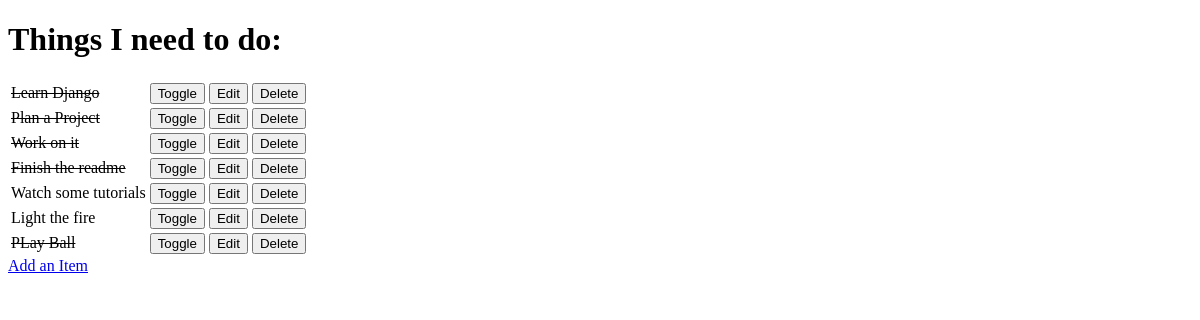
/, run on an earlier commit of the app's database.
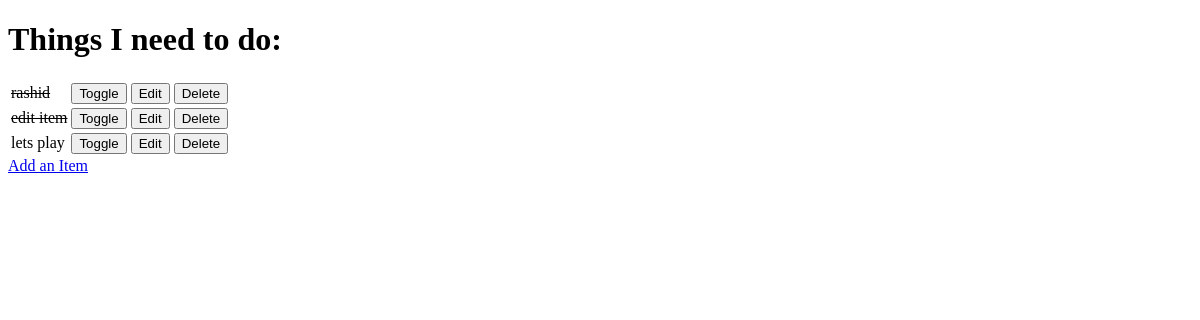
And on a later commit of the database.
### todo/models.py (models this page shows, shortened)
class Item(models.Model):
     name = models.CharField(max_length=50, null=False, blank=False)
     done = models.BooleanField(null=False, blank=False, default=False)

### todo/views.py (the view)
# urls.py: path('', views.get_todo_list, name="get_todo_list"),
def get_todo_list(request):
    items = Item.objects.all()
    context = {
        'items': items
    }
    return render(request, 'todo/get_todo_list.html', context)

### todo/templates/todo/get_todo_list.html (shortened to what this page needs)
<!DOCTYPE html>
<html lang="en">
<head>
</head>
<body>
    <h1>Things I need to do:</h1>
    <table>
        {% for item in items %}
        <tr>
            {% if item.done %}
            <td><strike>{{ item.name }}</strike></td>
            {% else %}
            <td>{{ item.name }}</td>
            {% endif %}
            <td>
                <a href="/toggle/{{ item.id }}">
                    <button>Toggle</button>
                </a>
            </td>
            <td>
                <a href="/edit/{{ item.id }}">
                    <button>Edit</button>
                </a>
            </td>
            <td>
                <a href="/delete/{{ item.id }}">
                    <button>Delete</button>
                </a>
            </td>
        </tr>
        {% empty %}
        <td>You have nothing to do!</td>
        {% endfor %}
    </table>
    <a href="/add">Add an Item</a>
</body>
</html>

What changed in the data, as far as the page shows it:
removed Item: name "Learn Django"
removed Item: name "Plan a Project"
removed Item: name "Work on it"
removed Item: name "Finish the readme"
removed Item: name "Watch some tutorials"
removed Item: name "Light the fire"
removed Item: name "PLay Ball"
added Item: name "rashid"
added Item: name "edit item"
added Item: name "lets play"
